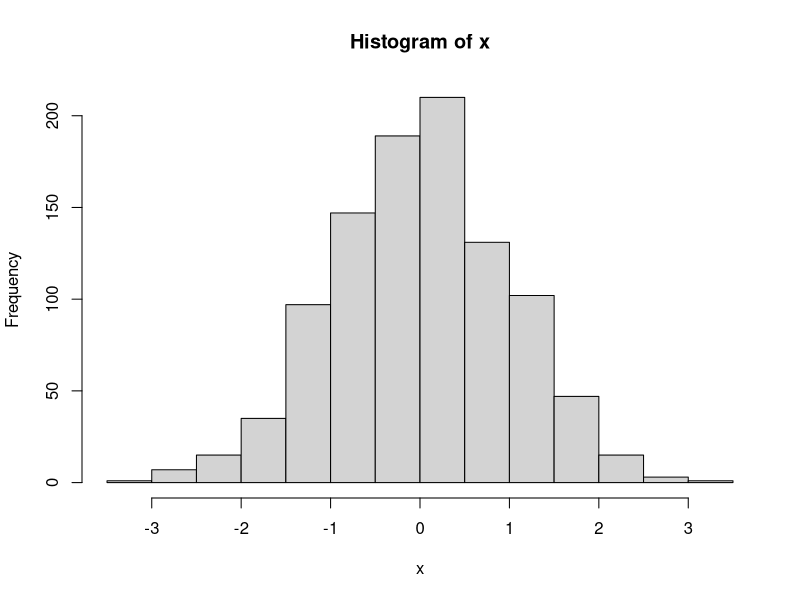

Recreate this plot in R.
## ---- chunk 1
x <- rnorm(1000)
hist(x)
